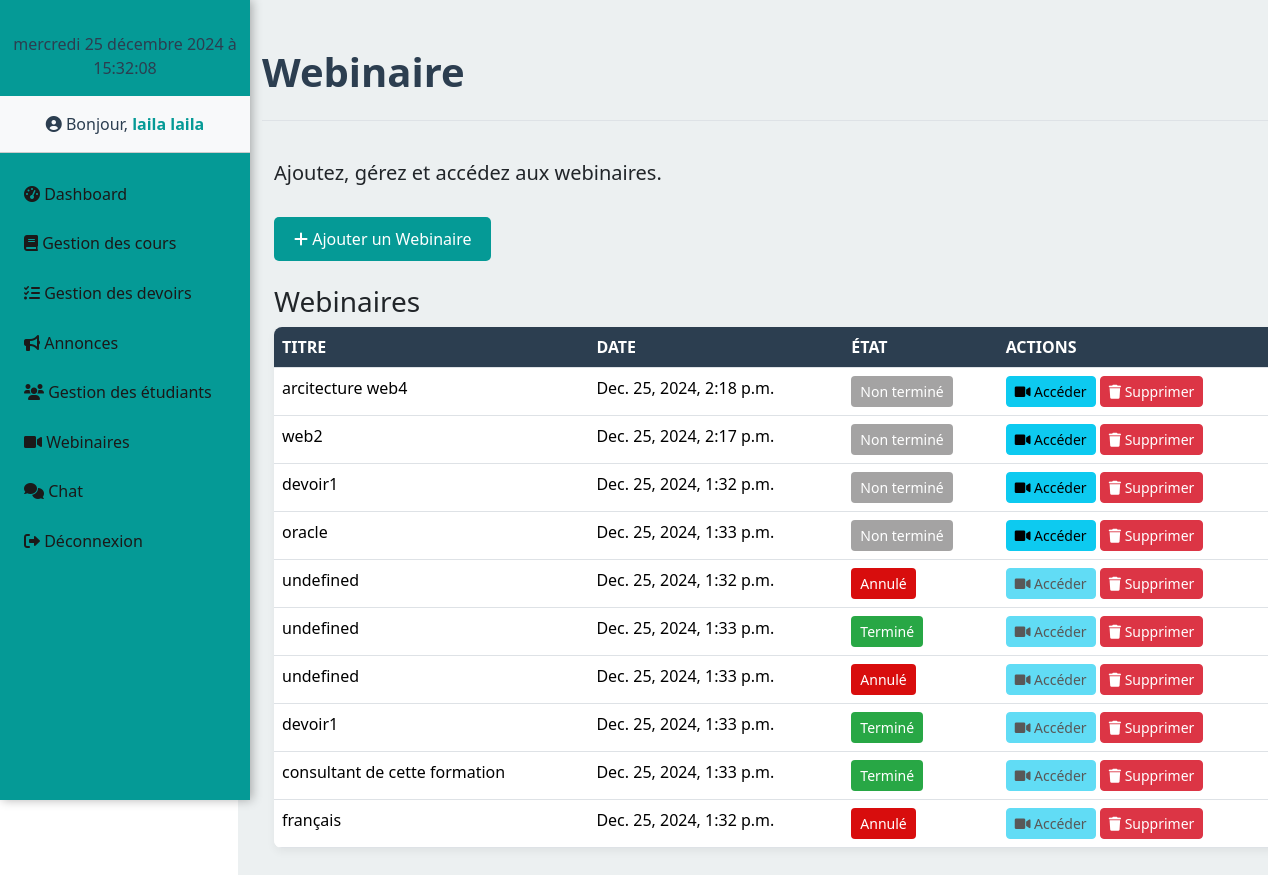
Page /gestion_webinaires/ (signed in) on the committed database.
### learn/models.py (models this page shows, shortened)
class Webinaire(models.Model):
    STATUT_CHOICES=[
        ('non_termine', 'Non terminé'),
        ('annule', 'Annulé'),
        ('termine', 'Terminé'),
    ]
    titre = models.CharField(max_length=200)
    date = models.DateTimeField(auto_now=True)
    lien = models.URLField()
    enseignant = models.ForeignKey(User, on_delete=models.CASCADE)
    etat = models.CharField(max_length=15, choices=STATUT_CHOICES, default='non_termine')
    est_termine = models.BooleanField(default=False)
    date_creation = models.DateTimeField(auto_now_add=True)
    est_annule = models.BooleanField(default=False)

### learn/views.py (the view)
# urls.py: path('gestion_webinaires/', views.gestion_webinaires, name='gestion_webinaires'),
def gestion_webinaires(request):
    webinaires = Webinaire.objects.all().order_by("-date_creation")
    context = {
        'webinaires': webinaires,
    }
    return render(request, 'dashboard/enseignant/gestion_webinaires.html', context)

### learn/templates/dashboard/enseignant/gestion_webinaires.html (shortened to what this page needs)
{% extends 'dashboard/enseignant/base.html' %}
{% block content %}
    <div class="row">
        <main role="main" class="col-md-8 ml-sm-auto col-lg-10 px-4">
            <div class="d-flex justify-content-between flex-wrap flex-md-nowrap align-items-center pt-3 pb-2 mb-3 border-bottom">
                <h1>Webinaire</h1>
            </div>
            <div class="container py-4">
                <div class="row mb-4">
                    <div class="col-md-12">
                        <h5 class="h5 text-dark font-weight-bold">Ajoutez, gérez et accédez aux webinaires.</h5>
                    </div>
                </div>
                <div>
                    <button class="btn btn-success" data-toggle="modal" data-target="#addWebinaireModal" style="padding: 10px 20px; background-color: #059a96; color: white; border: none; border-radius: 5px; cursor: pointer;">
                        <i class="fas fa-plus"></i> Ajouter un Webinaire
                    </button>
                </div>
                <br>
                <h3>Webinaires</h3>
                <table class="table">
                    <thead>
                        <tr>
                            <th>Titre</th>
                            <th>Date</th>
                            <th>État</th>
                            <th>Actions</th>
                        </tr>
                    </thead>
                    <tbody>
                        {% for webinaire in webinaires %}
                            <tr id="webinaire-{{ webinaire.id }}">
                                <td>{{ webinaire.titre }}</td>
                                <td>{{ webinaire.date }}</td>
                                <td>
                                    <button class="btn btn-sm" id="state-button-{{ webinaire.id }}"
                                        {% if webinaire.etat == 'termine' %}
                                            style="background-color: #28a745; color: white;"
                                        {% elif webinaire.etat == 'annule' %}
                                            style="background-color: #d80d0d; color: white;"
                                        {% else %}
                                            style="background-color: rgba(74,73,73,0.5); color: white;"
                                        {% endif %}
                                        onclick="toggleStateDropdown({{ webinaire.id }})">
                                        {% if webinaire.etat == 'termine' %}
                                            Terminé
                                        {% elif webinaire.etat == 'annule' %}
                                            Annulé
                                        {% else %}
                                            Non terminé
                                        {% endif %}
                                    </button>
                                </td>
                                <td>
                                    <a href="{{ webinaire.lien }}"
                                       class="btn btn-info btn-sm {% if webinaire.etat == 'termine' or webinaire.etat == 'annule' %}disabled{% endif %}"
                                       {% if webinaire.etat == 'termine' or webinaire.etat == 'annule' %}tabindex="-1" aria-disabled="true"{% endif %}>
                                        <i class="fas fa-video"></i> Accéder
                                    </a>
                                    <form action="{% url 'supprimer_webinaire' webinaire.id %}" method="POST" style="display:inline;">
                                        <button class="btn btn-danger btn-sm">
                                            <i class="fas fa-trash"></i> Supprimer
                                        </button>
                                    </form>
                                </td>
                            </tr>
                        {% endfor %}
                    </tbody>
                </table>
            </div>
        </main>
    </div>
{% endblock %}

### learn/templates/dashboard/enseignant/header.html
<nav class="col-md-2 d-none d-md-block bg-light sidebar">
    <div class="sidebar-sticky">
<div class="row">
        <div class="col-md-12 text-center">
             <p id="current-time"></p>
        </div>
    </div>
        {% if user.is_authenticated %}
            <div class="user-info text-center py-3" style="border-bottom: 1px solid #ccc; background-color: #f8f9fa;">
            <i class="fa-solid fa-circle-user"></i>
                <span class="font-weight-bold">Bonjour,</span>
                <a href="{% url 'profil_utilisateur' %}" class="user-name" style="font-size: 16px; font-weight: bold; color: #059a96; text-decoration: none;">
                    {{ user.first_name|default:user.username }}
                </a>
            </div>
        {% endif %}
        <ul class="nav flex-column mt-3">
            <li class="nav-item">
                <a class="nav-link" href="{% url 'dashboard' %}">
                    <i class="fas fa-tachometer-alt"></i> Dashboard
                </a>
            </li>
            <li class="nav-item">
                <a class="nav-link" href="{% url 'cours_list' %}">
                    <i class="fas fa-book"></i> Gestion des cours
                </a>
            </li>
            <li class="nav-item">
                <a class="nav-link" href="{% url 'visualiser_devoirs' %}">
                    <i class="fas fa-tasks"></i> Gestion des devoirs
                </a>
            </li>
            <li class="nav-item">
                <a class="nav-link" href="{% url 'annonces_list' %}">
                    <i class="fas fa-bullhorn"></i> Annonces
                </a>
            </li>
            <li class="nav-item">
                <a class="nav-link" href="{% url 'liste_etudiants' %}">
                    <i class="fas fa-users"></i> Gestion des étudiants
                </a>
            </li>
              <li class="nav-item">
                <a class="nav-link" href="{% url 'gestion_webinaires' %}">
                    <i class="fas fa-video"></i> Webinaires
                </a>
            </li>
            <li class="nav-item">
                <a class="nav-link" href="{% url 'chat_enseignant'  %}">
                       <i class="fas fa-comments"></i> Chat
                </a>
            </li>
            <li class="nav-item">
                <a class="nav-link" href="{% url 'log_out' %}">
                    <i class="fas fa-sign-out-alt"></i> Déconnexion
                </a>
            </li>
        </ul>
    </div>
</nav>

### learn/static/css/styles.css (style rules this page uses)
.sidebar { background-color: #059a96 !important; color: #2c3e50 !important; padding-top: 2rem;!important; width: 250px; position: fixed; top: 0; left: 0; height: 100vh; box-shadow: 2px 0 10px rgba(0, 0, 0, 0.3); }
.sidebar .nav-link { color: #1b1919; padding: 0.8rem 1.5rem; border-radius: 4px; transition: color 0.3s, background-color 0.3s; }
main { margin-left: 250px; padding: 2rem; background-color: #ecf0f1; min-height: 100vh; }
h1, h4 { color: #2c3e50; font-weight: bold; margin-bottom: 1rem; }
.table { background: white; border-radius: 8px; box-shadow: 0 4px 8px rgba(0, 0, 0, 0.05); overflow: hidden; }
.table th { background-color: #2c3e50; color: white; text-transform: uppercase; font-weight: 600; }
.table tbody tr:nth-child(even) { background-color: #f9f9f9; }
button { background-color: #6a1b9a; color: white; border: none; padding: 8px; cursor: pointer; border-radius: 5px; }

### rows in the picture
Webinaire: titre "arcitecture web4", date "Dec. 25, 2024, 2:18 p.m.", etat "Non terminé"
Webinaire: titre "web2", date "Dec. 25, 2024, 2:17 p.m.", etat "Non terminé"
Webinaire: titre "devoir1", date "Dec. 25, 2024, 1:32 p.m.", etat "Non terminé"
Webinaire: titre "oracle", date "Dec. 25, 2024, 1:33 p.m.", etat "Non terminé"
Webinaire: titre "undefined", date "Dec. 25, 2024, 1:32 p.m.", etat "Annulé"
Webinaire: titre "undefined", date "Dec. 25, 2024, 1:33 p.m.", etat "Terminé"
Webinaire: titre "undefined", date "Dec. 25, 2024, 1:33 p.m.", etat "Annulé"
Webinaire: titre "devoir1", date "Dec. 25, 2024, 1:33 p.m.", etat "Terminé"
Webinaire: titre "consultant de cette formation", date "Dec. 25, 2024, 1:33 p.m.", etat "Terminé"
Webinaire: titre "français", date "Dec. 25, 2024, 1:32 p.m.", etat "Annulé"

### other values in the picture
{{ user.first_name|default:user.username }} "laila laila"
